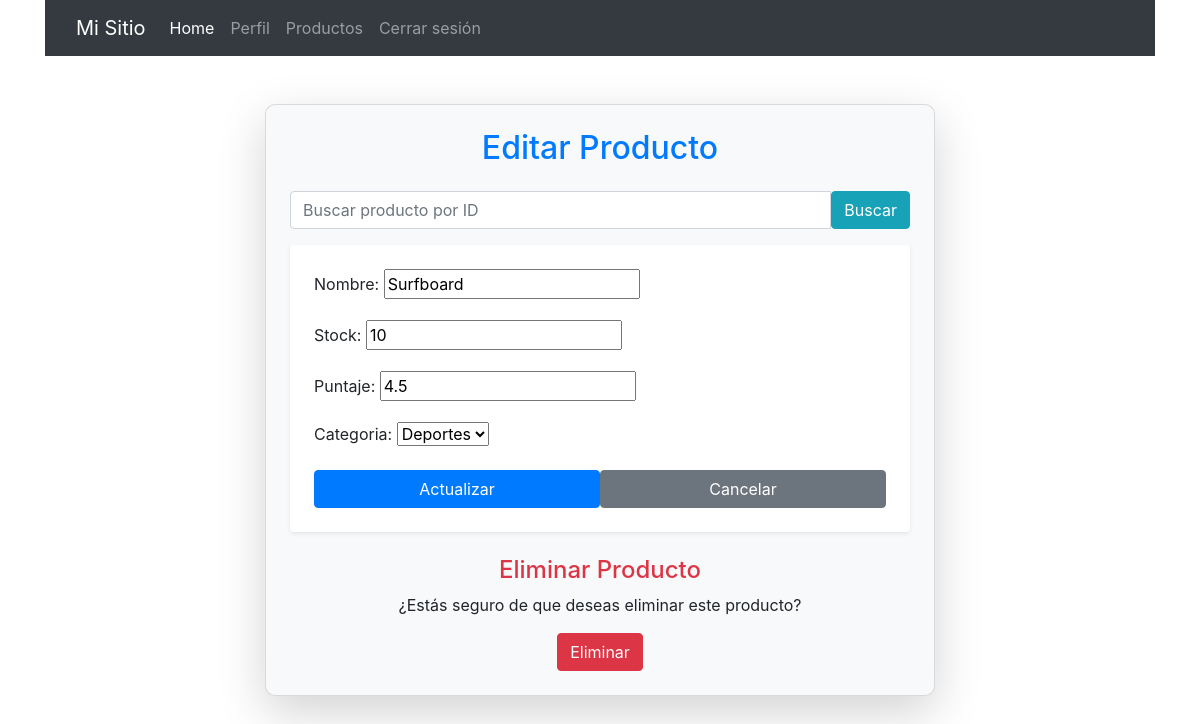
/productos/formulario/6/ (signed in), run on the app's committed database.
### productos/models.py (models this page shows, shortened)
class Producto(models.Model):
    nombre = models.CharField(max_length=255)
    stock = models.IntegerField()
    puntaje= models.FloatField()
    categoria = models.ForeignKey(
        Categoria,
          on_delete=models.CASCADE)
    usuario = models.ForeignKey(User, on_delete=models.CASCADE, related_name='productos',default=1)
    creado_en = models.DateTimeField(default=timezone.now)

class Categoria(models.Model):
    nombre = models.CharField(max_length=255)
    def __str__(self):
        return self.nombre

### productos/views.py (the view, shortened to what this page needs)
# urls.py: path('formulario',views.formulario, name='formulario'),
def formulario(request, id=None):
    producto = None
    form = ProductoForm()
    if request.method == 'GET' and 'buscar_id' in request.GET:
        buscar_id = request.GET.get('buscar_id')
        if buscar_id:
            producto = Producto.objects.filter(id=buscar_id,usuario=request.user).first()
            if producto:
                return redirect('productos:editar_producto', id=producto.id)  # 🔥 Redirige a edición
    if id:
        producto = get_object_or_404(Producto, id=id,usuario=request.user)
        form = ProductoForm(instance=producto)
    return render(request, 'formulario.html', {'form': form, 'producto': producto})

### productos/forms.py
class ProductoForm(forms.ModelForm):
    class Meta:
        model = Producto
        fields = ['nombre', 'stock', 'puntaje','categoria']

### productos/templates/formulario.html (shortened to what this page needs)
{% extends "base.html" %} {% block content %}
<nav class="navbar navbar-expand-lg navbar-dark bg-dark">
  <div class="container-fluid">
    <a class="navbar-brand" href="{% url 'home:home' %}">Mi Sitio</a>
    <div class="collapse navbar-collapse" id="navbarNav">
      <ul class="navbar-nav ms-auto">
        <li class="nav-item">
          <a class="nav-link active" href="{% url 'home:home' %}">Home</a>
        </li>
        <li class="nav-item">
          <a class="nav-link" href="{% url 'home:perfil' %}">Perfil</a>
        </li>
        <li class="nav-item">
          <a class="nav-link" href="{% url 'productos:index' %}">Productos</a>
        </li>
        {% if user.is_authenticated %}
        <li class="nav-item">
          <a class="nav-link" href="{% url 'logout' %}">Cerrar sesión</a>
        </li>
        {% endif %}
      </ul>
    </div>
  </div>
</nav>
<div class="container mt-5" style="max-width: 700px">
  <div
    class="card shadow-lg p-4"
    style="background-color: #f8f9fa; border-radius: 10px"
  >
    <h2 class="mb-4 text-center text-primary">
      {% if producto %}Editar{% else %}Agregar{% endif %} Producto
    </h2>
    <form method="get" class="mb-3">
      <div class="input-group">
        <input
          type="number"
          name="buscar_id"
          class="form-control"
          placeholder="Buscar producto por ID"
        />
        <button type="submit" class="btn btn-info">Buscar</button>
      </div>
    </form>
    <div class="card p-4 border-0 shadow-sm">
      <form method="post">
        {% csrf_token %} {{ form.as_p }}
        <div class="d-flex gap-2 justify-content-center mt-3">
          <button type="submit" class="btn btn-primary w-50">
            {% if producto %}Actualizar{% else %}Guardar{% endif %}
          </button>
          <a href="{% url 'productos:index' %}" class="btn btn-secondary w-50"
            >Cancelar</a
          >
        </div>
      </form>
    </div>
    {% if producto %}
    <div class="mt-4 text-center">
      <h4 class="text-danger">Eliminar Producto</h4>
      <p>¿Estás seguro de que deseas eliminar este producto?</p>
      <form
        method="post"
        action="{% url 'productos:eliminar_producto' producto.id %}"
      >
        <button type="submit" class="btn btn-danger">Eliminar</button>
      </form>
    </div>
    {% endif %}
  </div>
</div>
{% endblock %}

### data on the page
Producto: nombre "Surfboard", stock "10", puntaje "4.5", categoria "Deportes"
